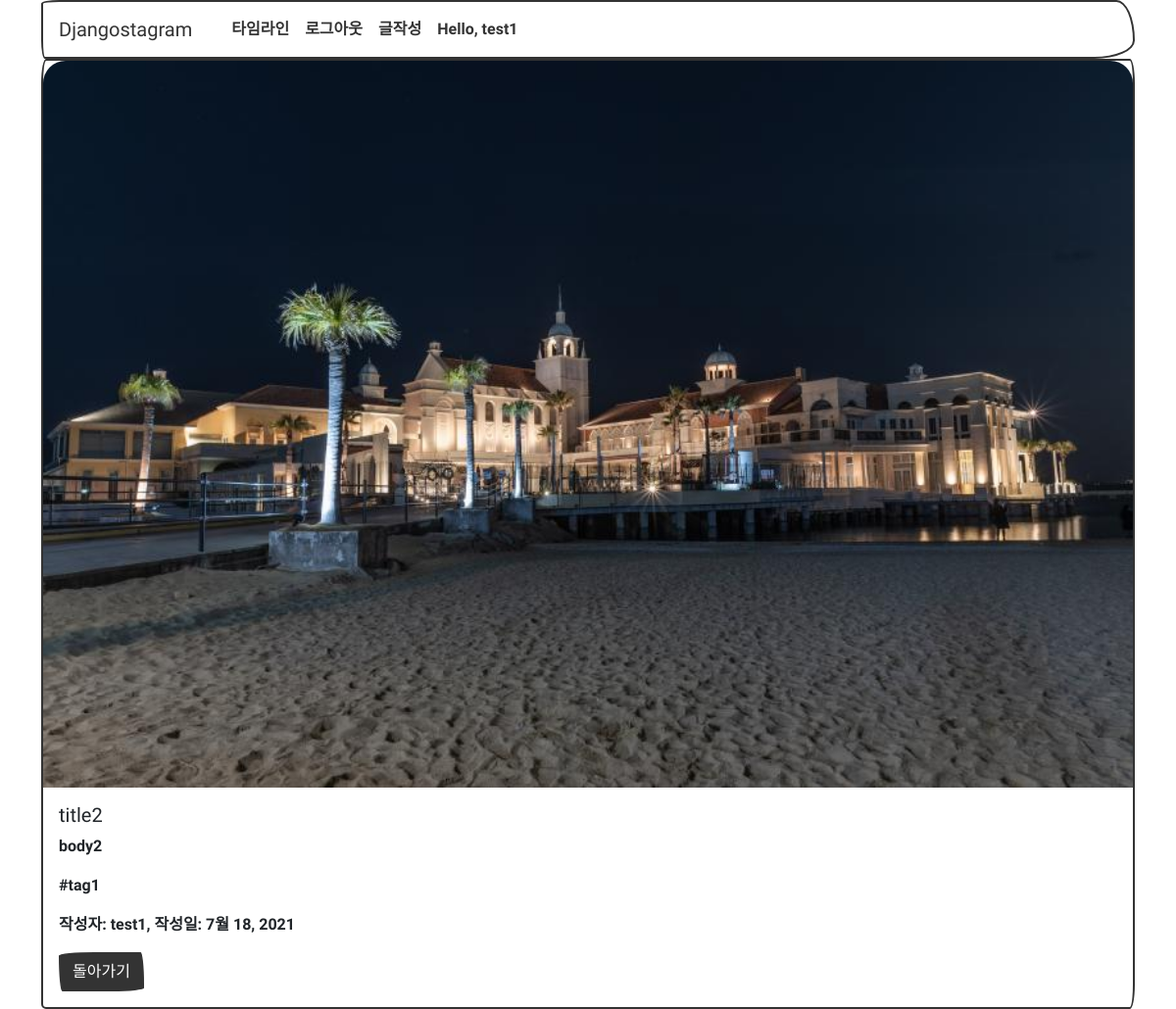
The app's page /post/2/ (signed in) with its own data.
### post/models.py (models this page shows, shortened)
class Post(models.Model):
    dsuser = models.ForeignKey('user.Dsuser', on_delete=models.CASCADE, verbose_name='작성자')
    title = models.CharField(max_length=100, verbose_name='제목', null=True)
    content = models.TextField(verbose_name='내용', null=False)
    img_src = models.ImageField(verbose_name='이미지주소', upload_to="image")
    create_date = models.DateField(verbose_name='등록일', auto_now_add=True, null=False, blank=False)
    tags = models.ManyToManyField(Tag, verbose_name='태그', related_name='tagged')
    class Meta:
        db_table = 'post'
        verbose_name = '포스트'
        verbose_name_plural = '포스트'
        ordering = ('create_date',)

### post/views.py (the view)
# urls.py: path('post/<int:pk>/', PostDetail.as_view(), name='detailview'),
@method_decorator(login_required, name='dispatch')
class PostDetail(DetailView):
    model = Post
    template_name = 'detail_view.html'
    context_object_name = 'post_detail'
    def get_context_data(self, **kwargs):
        context = super().get_context_data(**kwargs)
        query_data = Post.objects.filter(id=self.kwargs['pk'], dsuser=Dsuser.objects.get(
            id=self.request.session.get('user'))).prefetch_related('tags')
        tags = query_data[0].tags.all()
        tag_name = ''
        for idx, tag in enumerate(tags):
            if str(tag) == '':
                continue
            tag_name += '#' + str(tag)
            if idx < len(tags) - 1:
                tag_name += ' '
        context['post_detail'] = query_data
        context['page'] = self.request.GET.get('page', 1)
        context['tags'] = tag_name
        return context

### post/models.py (called while the page is built)
    def __str__(self):
        return self.name

### user/views.py (called while the page is built)
def login_required(function):
    def wrap(request, *args, **kwargs):
        user = request.session.get('user')
        if user is None or not user:
            return redirect('/user/login')
        return function(request, *args, **kwargs)
    return wrap

### post/templates/detail_view.html
{% extends "base.html" %}
{% block contents %}
{% for detail in post_detail %}
<div class="card">
    <img src="../../media/{{ detail.img_src }}" class="card-img-top">
    <div class="card-body">
      <h5 class="card-title">{{ detail.title }}</h5>
      <p class="card-text">{{ detail.content }}</p>
      <p class="card-text">{{ tags }}</p>
      <p class="card-text">작성자: {{ detail.dsuser_id }}, 작성일: {{ detail.create_date }}</p>
      <a href="/?page={{ page }}" class="btn btn-primary">돌아가기</a>
    </div>
</div>
{% endfor %}
{% endblock %}

### records on screen
Post: img_src (picture), title "title2", content "body2", tags "#tag1", dsuser_id "test1", create_date "7월 18, 2021"

### other values on screen
{{ request.session.user }} "test1"
